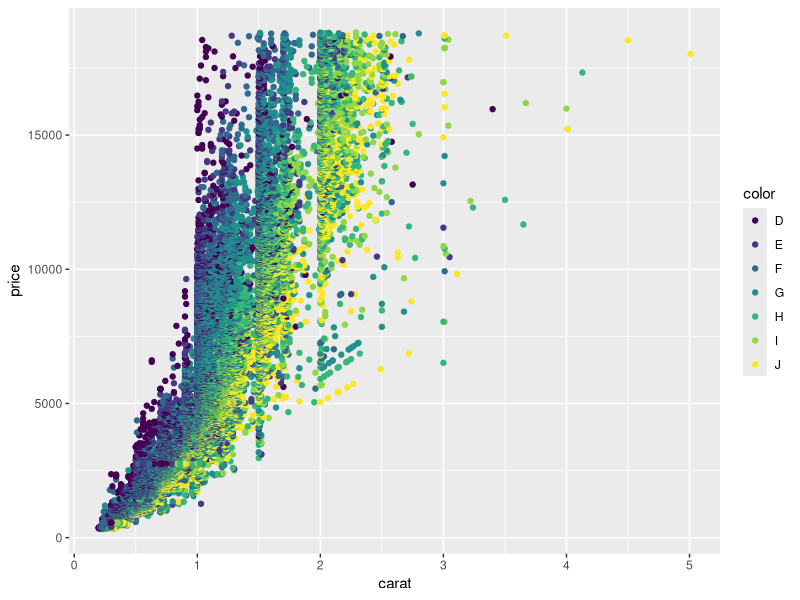
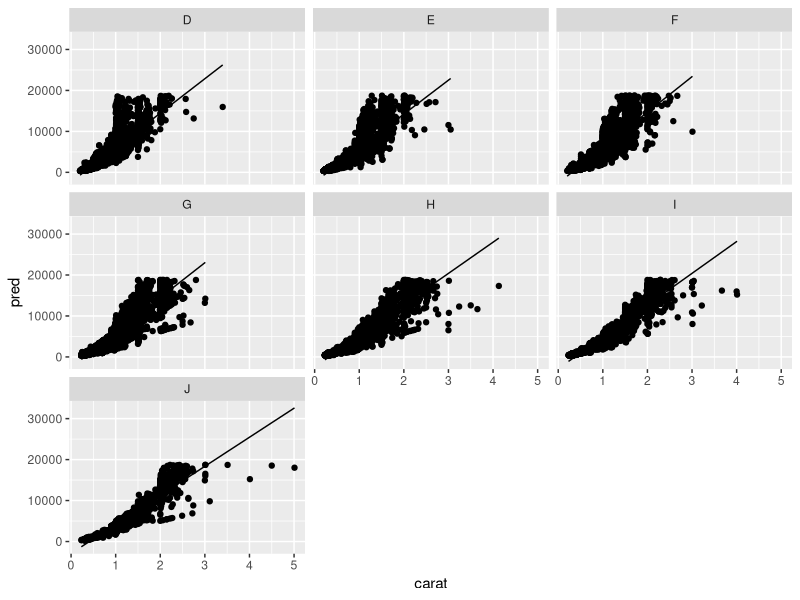
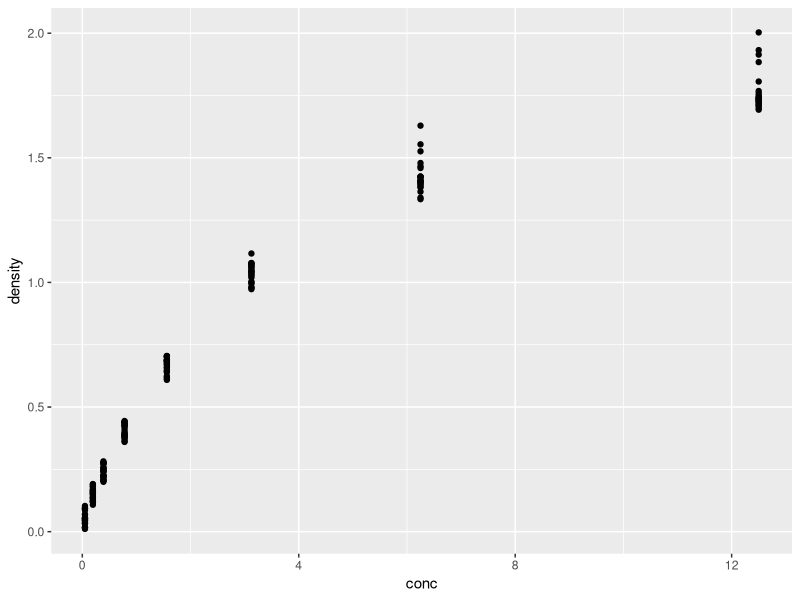

The R source for these figures, in order:
## ---- chunk 1
library(tidyverse)
library(modelr)
glimpse(diamonds)

ggplot(data = diamonds) +
  geom_point(aes(x=carat, y=price, color = color))

dmd <- diamonds %>%
  group_by(color) %>%
  nest()
## ---- chunk 2
color_model <- function(df)
  lm(price~carat, data = df)

dmd <- dmd %>%
  mutate(model = map(data, color_model))

dmd <- dmd %>%
  mutate(predicts = map2(data, model, add_predictions))

predicts <- unnest(dmd, predicts)

## ---- chunk 3
ggplot(data = predicts) +
  geom_line(aes(x=carat, y=pred)) +
  geom_point(aes(x=carat, y=price)) +
  facet_wrap(~color)

## ---- chunk 4
library(tidyverse)
glimpse(DNase)

ggplot(data=DNase) +
  geom_point(aes(conc, density))
#Showing conc and density are not related in a linear way.
## ---- chunk 5

